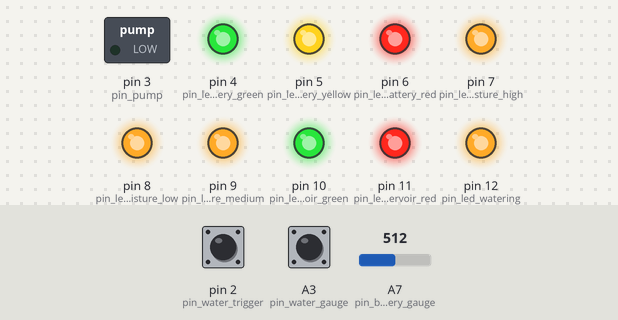
Bench run of a sketch on a simulated Arduino Nano, built with avr-gcc and run on an emulated ATmega328P. On the bench: switched loads named in the sketch (green lamp = pin HIGH), output pins drawn as LEDs (lit = HIGH). The inputs (shaded band) are chosen by the test bench; at power-on: A3 (pin_water_gauge) HIGH, pin 2 (pin_water_trigger) HIGH, A7 (pin_battery_gauge) = 512.

Above: at 0.1 s.
At 8.8 s:
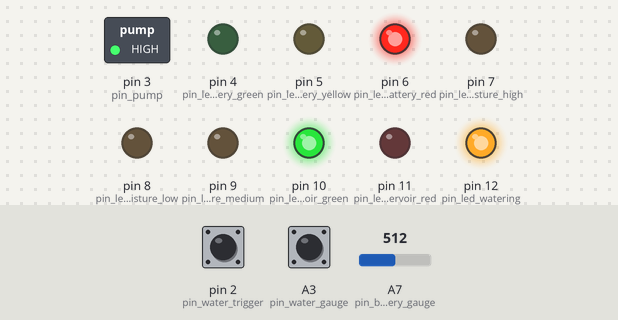
8.9 s: A3 (pin_water_gauge) pulled LOW for 0.25 s
At 10.2 s:
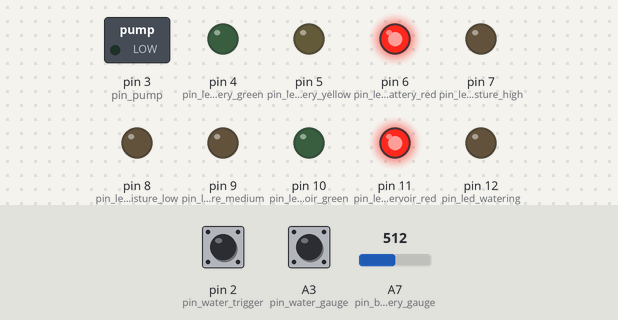
Timing chart, 0 to 11.9 s (numbered marks = the images above; inputs shaded):
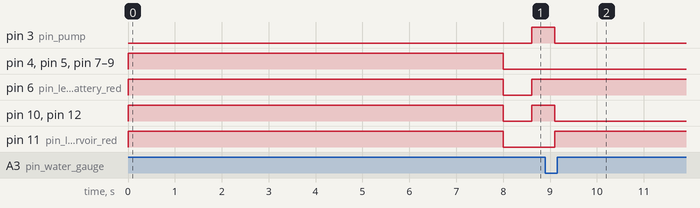

The sketch:

Garduino.ino
```cpp
// TODO/FIXME
// * Try to recover the correct Low-Power library version. Garduino cannot
//   be built using the latest versions (the SLEEP_MODE... definitions seem
//   to have changed).
//
// Description:
// An automated plant watering system:
// * Initially, the amount of water was calculated based on
//   the readings of a moisture sensor. Since this sensor broke after
//   a few months (all hail to oxidation), the moisture check is now optional
//   and must be enabled using a #define.
// * Water pump is protected from running dry using a water level sensor.
// * Uses a low-power library to save as much energy as possible.
// * Buttons are hardware-debounced (using a Schmitt trigger)
// Required libraries:
// * Low-Power by Rocket Scream, see https://github.com/rocketscream/Low-Power
//
// Note this was my first tinkering project (going beyond some simple hello-world-
// LED example). Additionally, I had to restore this source file from my disk backup.
// So be sure to read the source carefully and test the code before deploying it!
// Actually, it's better/less error-prone to built a new system from scratch :-p

// External library
#include <LowPower.h>

#include <util/delay.h>
#include <avr/sleep.h>
#include <avr/power.h>
#include <avr/wdt.h>

// Based on all the stuff I've read, I'm pretty sure that we should use the
// INTERNAL analog reference (i.e. band gap voltage of 1.1 volts). The DEFAULT
// reference (5V) might fluctuate with decreasing battery levels (whereas the
// band gap voltage should stay constant).
// If we use the 1.1 V reference for the ADC, we also need a voltage divider
// for the moisture sensor (switching the reference takes a while, i.e.
// multiple analogReads afterwards until we get a stable reading, so we only
// set the reference voltage once).
// If you're sure you want to use the DEFAULT 5V reference, uncomment this flag:
//#define GARDUINO_REF_VOLTAGE5V

// Allow debug output?
//#define GARDUINO_DEBUG

// Quick and dirty: my moisture sensor broke, so only GARDUINO_NO_MOISTURE_CHECK is
// used now. The obsolete GARDUINO_MOISTURE_CHECK flag was used to debug the moisture
// sensor. This leads to pretty ugly #ifdef's below (may be refactored one day in the
// very distant future).
//#define GARDUINO_MOISTURE_CHECK // Debug the moisture sensor
#define GARDUINO_NO_MOISTURE_CHECK // Disable moisture check if sensor is worn out

// Interrupt pin to trigger watering (manual push button).
const int pin_water_trigger = 2;

// Output pin to control the pump
const int pin_pump = 3;

// Status LEDs
const int pin_led_battery_green  =  4;
const int pin_led_battery_yellow  = 5;
const int pin_led_battery_red     = 6;
const int pin_led_moisture_high   = 7;
const int pin_led_moisture_low    = 8;
const int pin_led_moisture_medium = 9;
const int pin_led_reservoir_green = 10;
const int pin_led_reservoir_red   = 11;
const int pin_led_watering        = 12;

// Moisture sensor
const int pin_moisture_gnd = A1;
const int pin_moisture_vcc = A0;
const int pin_moisture_sig = A2;

// Switch to indicate water reservoir level
const int pin_water_gauge = A3;

// Voltage divider for battery status
const int pin_battery_gauge = A7;

// Counter indicating the current loop() iteration
int current_loop_iteration;
// How many iterations should we sleep before quering the status? (<wait time>/8 sec(i.e. watchdog timeout))
const int sleep_iterations = 1800; // Check once every 4 hours

// Flag set by ISR
volatile bool flag_water_triggered = false;

// Flag to indicate we're still in the startup (test LEDs)
bool flag_led_test = true;

// Flag to indicate the water level
volatile bool flag_water_reservoir_full = false;

// Moisture level (also used as multiplier for watering period)
int moisture_level;

// Set voltage divider variables depending on the chosen reference voltage.
#if defined(GARDUINO_REF_VOLTAGE5V)
const float voltage_divider_factor = (5.0 / 1023.0);
const float voltage_divider_factor_moisture = voltage_divider_factor;
#else
const float voltage_divider_factor = (1.1 / 1023.0);
const float voltage_divider_factor_moisture = voltage_divider_factor * (1.0/0.176);
#endif
const float voltage_divider_factor_battery = voltage_divider_factor * (12.0 / 1.091); // 12 V at battery => 1.091 V at ADC


void setup()
{
#ifdef GARDUINO_DEBUG
  Serial.begin(9600);
#endif

  // Setup interrupt for watering
  pinMode(pin_water_trigger, INPUT_PULLUP);
  attachInterrupt(0, isr_water, RISING);

  // Setup pump
  pinMode(pin_pump, OUTPUT);

  // Setup status LEDs
  pinMode(pin_led_battery_green, OUTPUT);
  pinMode(pin_led_battery_yellow, OUTPUT);
  pinMode(pin_led_battery_red, OUTPUT);
  pinMode(pin_led_moisture_high, OUTPUT);
  pinMode(pin_led_moisture_medium, OUTPUT);
  pinMode(pin_led_moisture_low, OUTPUT);
  pinMode(pin_led_reservoir_green, OUTPUT);
  pinMode(pin_led_reservoir_red, OUTPUT);
  pinMode(pin_led_watering, OUTPUT);

  // Upon startup, light up all LEDs as function test
#ifdef GARDUINO_DEBUG
      Serial.println("Status LED test");
#endif
  digitalWrite(pin_led_battery_green, HIGH);
  digitalWrite(pin_led_battery_yellow, HIGH);
  digitalWrite(pin_led_battery_red, HIGH);
  digitalWrite(pin_led_moisture_high, HIGH);
  digitalWrite(pin_led_moisture_medium, HIGH);
  digitalWrite(pin_led_moisture_low, HIGH);
  digitalWrite(pin_led_reservoir_green, HIGH);
  digitalWrite(pin_led_reservoir_red, HIGH);
  digitalWrite(pin_led_watering, HIGH);
  flag_led_test = true;

  // Set up moisture sensor
  pinMode(pin_moisture_gnd, OUTPUT);
  pinMode(pin_moisture_vcc, OUTPUT);
  pinMode(pin_moisture_sig, INPUT);

  // Shut down moisture sensor
  digitalWrite(pin_moisture_gnd, LOW);
  digitalWrite(pin_moisture_vcc, LOW);
  moisture_level = 0;

  // Water gauge
  pinMode(pin_water_gauge, INPUT_PULLUP);

  // Set up battery voltage meter
  pinMode(pin_battery_gauge, INPUT);
#if defined(GARDUINO_REF_VOLTAGE5V)
  analogReference(DEFAULT);
#else
  analogReference(INTERNAL);
#endif

  current_loop_iteration = 0;
}

// The main loop runs over and over again forever
void loop()
{
#ifdef GARDUINO_MOISTURE_CHECK
  //***************************************************
  // Check plant's soil moisture
  // Turn the sensor on, read, print
  digitalWrite(pin_moisture_vcc, HIGH);
  delay_ms(20); // Let everything settle
  float val = 0.0;
  for (int i = 0; i < 10; ++i)
  {
    delay_ms(100);
    val = analogRead(pin_moisture_sig) * voltage_divider_factor_moisture;
    Serial.print("Moisture: ");
    Serial.println(val);
  }
  delay_ms(400);
#else // GARDUINO_MOISTURE_CHECK
  if (flag_led_test)
  {
    // Turn off LEDs after 8 seconds (1 watchdog timeout)
    if (current_loop_iteration == 1)
    {
      flag_led_test = false;
      current_loop_iteration = sleep_iterations; // Trick loop to refresh sensor values
      digitalWrite(pin_led_battery_green, LOW);
      digitalWrite(pin_led_battery_yellow, LOW);
      digitalWrite(pin_led_battery_red, LOW);
      digitalWrite(pin_led_moisture_high, LOW);
      digitalWrite(pin_led_moisture_medium, LOW);
      digitalWrite(pin_led_moisture_low, LOW);
      digitalWrite(pin_led_reservoir_green, LOW);
      digitalWrite(pin_led_reservoir_red, LOW);
      digitalWrite(pin_led_watering, LOW);
      // Dummy reads to let ADC settle
      for (int i = 0; i < 10; ++i)
        analogRead(pin_battery_gauge);
    }
  }
  if (!flag_led_test)
  {
    if (current_loop_iteration == sleep_iterations || flag_water_triggered)
    {
#ifdef GARDUINO_DEBUG
      if (flag_water_triggered)
        Serial.println("Woke on trigger");
      else
        Serial.println("Woke on WDT");
#endif // GARDUINO_DEBUG

      //***************************************************
      // Check battery voltage
      float val = 0.0;
      for (int i = 0; i < 30; ++i)
      {
        delay_ms(20); // Maybe this solves our query problem? (battery gauge often shows empty, despite full battery voltage)
        val += analogRead(pin_battery_gauge);
      }
      val /= 30.0;
      float vcc_voltage = val * voltage_divider_factor_battery;
      if (vcc_voltage >= 11.5)
      {
        digitalWrite(pin_led_battery_red, LOW);
        digitalWrite(pin_led_battery_yellow, LOW);
        digitalWrite(pin_led_battery_green, HIGH);
      }
      else
      {
        if (vcc_voltage >= 11.0)
        {
          digitalWrite(pin_led_battery_red, LOW);
          digitalWrite(pin_led_battery_yellow, HIGH);
          digitalWrite(pin_led_battery_green, LOW);
        }
        else
        {
          digitalWrite(pin_led_battery_red, HIGH);
          digitalWrite(pin_led_battery_yellow, LOW);
          digitalWrite(pin_led_battery_green, LOW);
        }
      }
#ifdef GARDUINO_DEBUG
      Serial.print("Voltage: ");
      Serial.println(vcc_voltage);
#endif


      //***************************************************
      // Check water reservoir
      flag_water_reservoir_full = digitalRead(pin_water_gauge);
      if (flag_water_reservoir_full)
      {
        digitalWrite(pin_led_reservoir_green, HIGH);
        digitalWrite(pin_led_reservoir_red, LOW);
      }
      else
      {
        digitalWrite(pin_led_reservoir_green, LOW);
        digitalWrite(pin_led_reservoir_red, HIGH);
      }
#ifdef GARDUINO_DEBUG
      Serial.print("Water reservoir: ");
      Serial.println(flag_water_reservoir_full);
#endif


      //***************************************************
      // Check plant's soil moisture
#ifdef GARDUINO_NO_MOISTURE_CHECK
      // Assume dry soil if no moisture sensor is available:
      moisture_level = 0;
#else // GARDUINO_NO_MOISTURE_CHECK
      // Turn the sensor on, read, turn off
      digitalWrite(pin_moisture_vcc, HIGH);
      // Let everything settle for short period, then average a few readings
      // to get a less noisy measurement:
      delay_ms(20);
      val = 0.0;
      for (int i = 0; i < 10; ++i)
      {
        delay_ms(20);
        val += analogRead(pin_moisture_sig);
      }
      val /= 10.0;
      digitalWrite(pin_moisture_vcc, LOW);
      float moisture_voltage = val * voltage_divider_factor_moisture;

      // Threshold moisture voltage (empirically set using GARDUINO_MOISTURE_CHECK,
      // some examples of dry/wet soil, a glass of water and sweaty fingers,...)
      if (moisture_voltage >= 2.6)
      {
        digitalWrite(pin_led_moisture_high, HIGH);
        digitalWrite(pin_led_moisture_medium, HIGH);
        digitalWrite(pin_led_moisture_low, HIGH);
        moisture_level = 3;
      }
      else
      {
        if (moisture_voltage >= 1.5)
        {
          digitalWrite(pin_led_moisture_high, LOW);
          digitalWrite(pin_led_moisture_medium, HIGH);
          digitalWrite(pin_led_moisture_low, HIGH);
          moisture_level = 2;
        }
        else
        {
          if (moisture_voltage >= 0.5)
          {
            digitalWrite(pin_led_moisture_high, LOW);
            digitalWrite(pin_led_moisture_medium, LOW);
            digitalWrite(pin_led_moisture_low, HIGH);
            moisture_level = 1;
          }
          else
          {
            digitalWrite(pin_led_moisture_high, LOW);
            digitalWrite(pin_led_moisture_medium, LOW);
            digitalWrite(pin_led_moisture_low, LOW);
            moisture_level = 0;
          }
        }
      }
  #ifdef GARDUINO_DEBUG
      Serial.print("Moisture: ");
      Serial.println(moisture_voltage);
  #endif
#endif // GARDUINO_NO_MOISTURE_CHECK

      // Water the plants if the button was triggered or the soil is dry.
      if (flag_water_triggered || moisture_level < 3)
        water();
      current_loop_iteration = 0; // Restart loop counter
    }
  }
  ++current_loop_iteration;
  flag_water_triggered = false; // Reset flag (if set)
  goToSleep();
#endif // GARDUINO_MOISTURE_CHECK
}

void water()
{
  //TODO input param: moisture level (low: 2-3xwatering time)
  if (flag_water_reservoir_full)
  {
#ifdef GARDUINO_NO_MOISTURE_CHECK
    int duration = 6000; // Check, 4 seconds is too short, 8 too long (overflows the smaller pots) - summer'17
#else // GARDUINO_NO_MOISTURE_CHECK
    //int duration = 3000 * (3-moisture_level); // driest: 9sec, dry: 6sec, moist: 3sec, wet: 0sec;
    //int duration = 6000 * (4-moisture_level); // wet: 6s, moist: 12s, dry: 18s, driest: 24s;
    int duration = 4000 * (3-moisture_level); // wet: 0s, moist: 4s, dry: 8s, driest: 12s;
#endif // GARDUINO_NO_MOISTURE_CHECK
#ifdef GARDUINO_DEBUG
    Serial.print("[INFO] Watering the plants ");
    Serial.print(duration/1000);
    Serial.println(" sec");
    Serial.flush();
#endif
    bool keep_watering = true;
    // We don't want to be interrupted while pumping
    noInterrupts();
    // Turn on pump & indicator LED
    digitalWrite(pin_led_watering, HIGH);
    digitalWrite(pin_pump, HIGH);
    // Re-check water reservoir every 250ms
    for (int time_it = 0; keep_watering && time_it < duration; time_it+=250)
    {
      delay_ms(250);
      flag_water_reservoir_full = digitalRead(pin_water_gauge);
      if (!flag_water_reservoir_full)
      {
        keep_watering = false;
        digitalWrite(pin_led_reservoir_green, LOW);
        digitalWrite(pin_led_reservoir_red, HIGH);
      }
      //delay_ms(pump_base_duration*(4-moisture_level));
    }
    // Turn off pump and LED
    digitalWrite(pin_pump, LOW);
    digitalWrite(pin_led_watering, LOW);
    // Clear flag for interrupt 0 (in case it was enqueued in the meantime)
    EIFR = bit(INTF0);
    // Reenable interrupts
    interrupts();
#ifdef GARDUINO_DEBUG
    if (!keep_watering)
      Serial.println("[ERROR] Ran out of water supply during watering");
#endif
  }
  else
  {
#ifdef GARDUINO_DEBUG
    Serial.println("[ERROR] Water reservoir empty - won't start watering");
#endif
  }
}

void isr_water()
{
  // ISR will be executed, sleep mode terminates and main loop continues: thus, indicate interrupt via flag
  flag_water_triggered = true;
}

void goToSleep()
{
#ifdef GARDUINO_DEBUG
  // Required to prevent weird ASCII symbols popping up in our serial monitor...
  Serial.flush();
  Serial.end();
#endif
  /*power_all_disable();
  set_sleep_mode(SLEEP_MODE_PWR_DOWN);
  sleep_enable();

  // Turn off Brown-out detection
  MCUCR = bit(BODS) | bit(BODSE);
  MCUCR = bit(BODS);

  // Go to sleep
  sleep_cpu();

  // Program will continue from here after the WDT timeout/interrupt
  sleep_disable(); // First thing to do is disable sleep

  // Re-enable the peripherals
  power_all_enable();*/

  // Above stuff can be replaced by:
  LowPower.powerDown(SLEEP_8S, ADC_OFF, BOD_OFF);
#ifdef GARDUINO_DEBUG
  Serial.begin(9600);
#endif
}

void delay_ms(unsigned int time)
{
  while (time--)
    _delay_ms(1);
}
```

Measured:
- after the input at 8.9 s, pin 3 (pin_pump), pin 12 (pin_led_watering): HIGH → LOW after 0.21 s instead of 5.7 s; pin 10 (pin_led_reservoir_green): HIGH → LOW after 0.21 s; pin 11 (pin_led_reservoir_red): LOW → HIGH after 0.21 s
